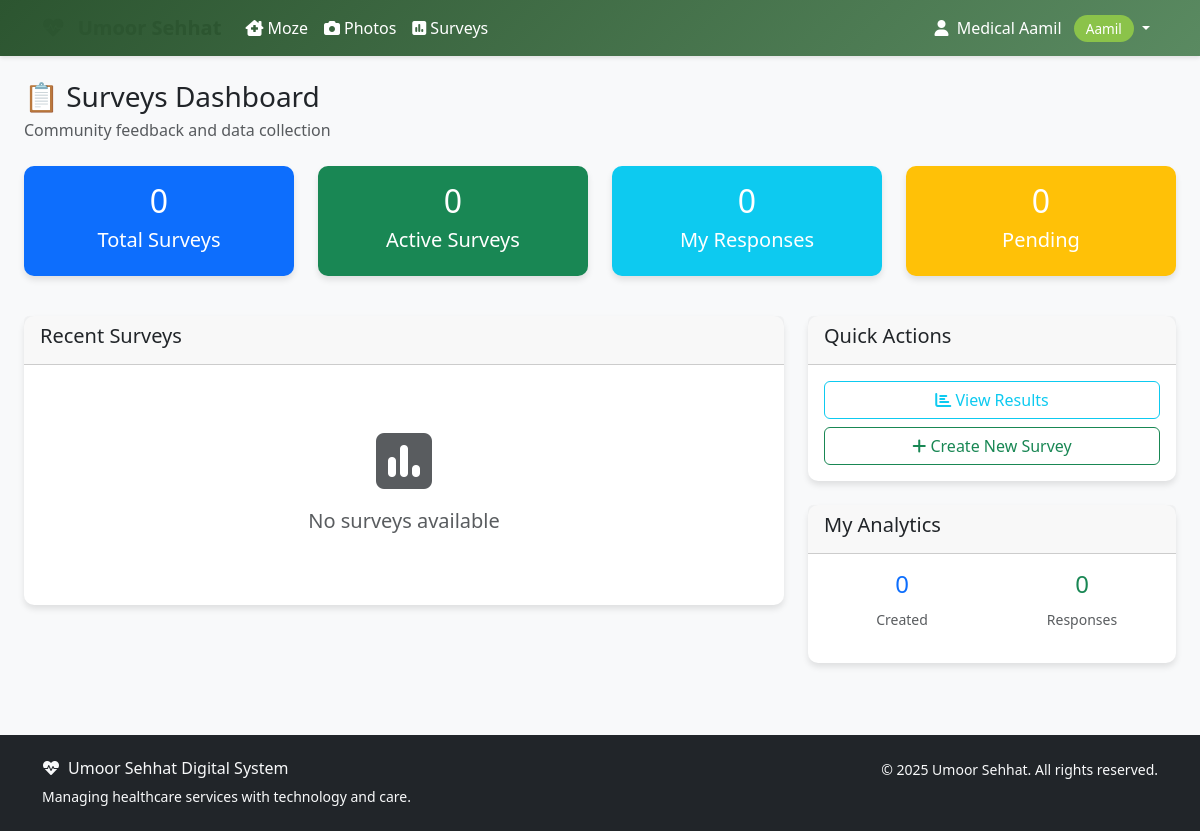
/surveys/ (signed in), run on an earlier commit of the app's database.
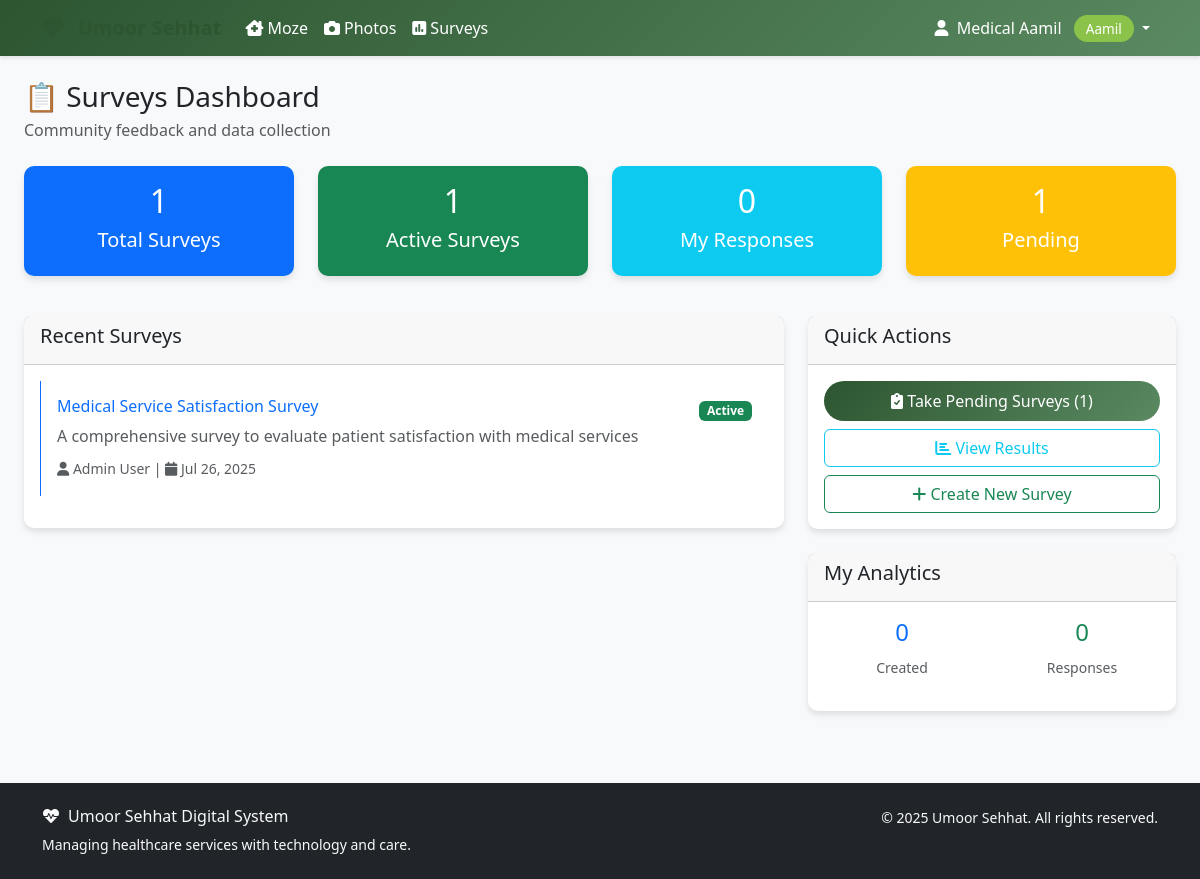
And on a later commit of the database.
### surveys/models.py (models this page shows, shortened)
class Survey(models.Model):
    title = models.CharField(max_length=200)
    description = models.TextField(blank=True, null=True)
    TARGET_ROLE_CHOICES = [
        ('all', 'All Users'),
        ('aamil', 'Aamils'),
        ('moze_coordinator', 'Moze Coordinators'),
        ('doctor', 'Doctors'),
        ('student', 'Students'),
        ('badri_mahal_admin', 'Badri Mahal Admins'),
    ]
    target_role = models.CharField(max_length=20, choices=TARGET_ROLE_CHOICES, default='all')
    questions = models.JSONField(
        default=list,
        help_text='List of questions in JSON format'
    )
    created_by = models.ForeignKey(settings.AUTH_USER_MODEL, on_delete=models.CASCADE, related_name='created_surveys')
    is_active = models.BooleanField(default=True)
    is_anonymous = models.BooleanField(default=False)
    allow_multiple_responses = models.BooleanField(default=False)
    show_results = models.BooleanField(default=False, help_text='Show results to respondents')
    start_date = models.DateTimeField(blank=True, null=True)
    end_date = models.DateTimeField(blank=True, null=True)
    created_at = models.DateTimeField(auto_now_add=True)
    updated_at = models.DateTimeField(auto_now=True)
    class Meta:
        ordering = ['-created_at']
        verbose_name = 'Survey'
        verbose_name_plural = 'Surveys'

### accounts/models.py (models this page shows, shortened)
class User(AbstractUser):
    ROLE_CHOICES = [
        ('aamil', 'Aamil'),
        ('moze_coordinator', 'Moze Coordinator'),
        ('doctor', 'Doctor'),
        ('student', 'Student'),
        ('badri_mahal_admin', 'Badri Mahal Admin'),
    ]
    role = models.CharField(max_length=20, choices=ROLE_CHOICES, default='student')
    its_id = models.CharField(
        max_length=8,
        unique=True,
        null=True,
        blank=True,
        validators=[RegexValidator(
            regex=r'^\d{8}$',
            message='ITS ID must be exactly 8 digits',
            code='invalid_its_id'
        )],
        help_text='8-digit ITS ID'
    )
    phone_number = models.CharField(max_length=15, blank=True, null=True)
    profile_photo = models.ImageField(upload_to='profile_photos/', blank=True, null=True)
    arabic_name = models.CharField(max_length=100, blank=True, null=True)
    age = models.PositiveIntegerField(blank=True, null=True)
    verified_certificate = models.FileField(upload_to='certificates/', blank=True, null=True)
    specialty = models.CharField(max_length=100, blank=True, null=True)
    college = models.CharField(max_length=100, blank=True, null=True)  # For students
    specialization = models.CharField(max_length=100, blank=True, null=True)  # For students
    created_at = models.DateTimeField(auto_now_add=True)
    updated_at = models.DateTimeField(auto_now=True)
    def get_full_name(self):
        if self.arabic_name:
            return self.arabic_name
        return super().get_full_name() or self.username
    @property
    def is_aamil(self):
        return self.role == 'aamil'
    @property
    def is_doctor(self):
        return self.role == 'doctor'
    @property
    def is_student(self):
        return self.role == 'student'
    @property
    def is_admin(self):
        return self.role == 'badri_mahal_admin' or self.is_superuser
    class Meta:
        verbose_name = 'User'
        verbose_name_plural = 'Users'
        ordering = ['first_name', 'last_name']

### surveys/views.py (the view, shortened to what this page needs)
# urls.py: path('', views.survey_dashboard, name='dashboard'),
@login_required
def survey_dashboard(request):
    user = request.user
    if user.role == "admin":
        surveys = Survey.objects.all()
    elif user.role == "aamil" or user.role == "moze_coordinator":
        surveys = Survey.objects.filter(
            Q(created_by=user) |
            Q(target_role=user.role) |
            Q(target_role="all")
        )
    else:
        surveys = Survey.objects.filter(
            Q(target_role=user.role) |
            Q(target_role="all"),
            is_active=True
        )
    total_surveys = surveys.count()
    active_surveys = surveys.filter(is_active=True).count()
    my_responses = SurveyResponse.objects.filter(respondent=user).count()
    pending_surveys = surveys.filter(
        is_active=True,
        end_date__gte=timezone.now()
    ).exclude(
        id__in=SurveyResponse.objects.filter(respondent=user).values('survey_id')
    ).count()
    recent_surveys = surveys.filter(is_active=True).order_by('-created_at')[:5]
    analytics_data = {}
    if user.role == "admin" or user.role == "aamil" or user.role == "moze_coordinator":
        created_surveys = surveys.filter(created_by=user)
        analytics_data = {
            'created_surveys': created_surveys.count(),
            'total_responses': SurveyResponse.objects.filter(survey__in=created_surveys).count(),
            'completion_rate': 0,
        }
    context = {
        'total_surveys': total_surveys,
        'active_surveys': active_surveys,
        'my_responses': my_responses,
        'pending_surveys': pending_surveys,
        'recent_surveys': recent_surveys,
        'analytics_data': analytics_data,
        'user_role': user.get_role_display(),
    }
    return render(request, 'surveys/dashboard.html', context)

### templates/surveys/dashboard.html (shortened to what the changed rows need)
{% extends 'base.html' %}
{% block content %}
<div class="container-fluid">
    <div class="row mb-4">
        <div class="col-12">
            <h1 class="h3 mb-1">📋 Surveys Dashboard</h1>
        </div>
    </div>
    <div class="row mb-4">
        <div class="col-lg-3 col-md-6 mb-3">
            <div class="card bg-primary text-white">
                <div class="card-body text-center">
                    <h2>{{ total_surveys|default:0 }}</h2>
                    <h5>Total Surveys</h5>
                </div>
            </div>
        </div>
        <div class="col-lg-3 col-md-6 mb-3">
            <div class="card bg-success text-white">
                <div class="card-body text-center">
                    <h2>{{ active_surveys|default:0 }}</h2>
                    <h5>Active Surveys</h5>
                </div>
            </div>
        </div>
        <div class="col-lg-3 col-md-6 mb-3">
            <div class="card bg-info text-white">
                <div class="card-body text-center">
                    <h2>{{ my_responses|default:0 }}</h2>
                </div>
            </div>
        </div>
        <div class="col-lg-3 col-md-6 mb-3">
            <div class="card bg-warning text-white">
                <div class="card-body text-center">
                    <h2>{{ pending_surveys|default:0 }}</h2>
                    <h5>Pending</h5>
                </div>
            </div>
        </div>
    </div>
    <div class="row">
        <div class="col-lg-8 mb-4">
            <div class="card">
                <div class="card-body">
                    {% if recent_surveys %}
                        {% for survey in recent_surveys %}
                        <div class="mb-3 p-3 border-start border-primary">
                            <div class="d-flex justify-content-between align-items-start">
                                <div>
                                    <h6><a href="#" class="text-decoration-none">{{ survey.title }}</a></h6>
                                    <p class="text-muted mb-2">{{ survey.description|truncatewords:15 }}</p>
                                    <small class="text-muted">
                                        <i class="fas fa-user"></i> {{ survey.created_by.get_full_name }} |
                                        <i class="fas fa-calendar"></i> {{ survey.created_at|date:"M d, Y" }}
                                    </small>
                                </div>
                                <div>
                                    {% if survey.is_active %}
                                        <span class="badge bg-success">Active</span>
                                    {% else %}
                                        <span class="badge bg-secondary">Inactive</span>
                                    {% endif %}
                                </div>
                            </div>
                        </div>
                        {% endfor %}
                    {% else %}
                        <div class="text-center py-5">
                            <i class="fas fa-poll fa-4x text-muted mb-3"></i>
                            <h5 class="text-muted">No surveys available</h5>
                        </div>
                    {% endif %}
                </div>
            </div>
        </div>
        <div class="col-lg-4">
            <div class="card mb-4">
                <div class="card-body">
                    <div class="d-grid gap-2">
                        {% if pending_surveys > 0 %}
                            <a href="#" class="btn btn-primary">
                                <i class="fas fa-clipboard-check"></i> Take Pending Surveys ({{ pending_surveys }})
                            </a>
                        {% endif %}
                        <a href="#" class="btn btn-outline-info">
                            <i class="fas fa-chart-bar"></i> View Results
                        </a>
                        {% if user.is_admin or user.is_aamil or user.is_moze_coordinator %}
                            <a href="#" class="btn btn-outline-success">
                                <i class="fas fa-plus"></i> Create New Survey
                            </a>
                        {% endif %}
                    </div>
                </div>
            </div>
        </div>
    </div>
</div>
{% endblock %}

What changed in the data, as far as the page shows it:
added Survey: title "Medical Service Satisfaction Survey", description "A comprehensive survey to evaluate patient satisfaction with medical services", created_by.get_full_name "Admin User", created_at "Jul 26, 2025", is_active "Active"
Also different on the page:
{{ total_surveys|default:0 }}: "0" → "1"
{{ active_surveys|default:0 }}: "0" → "1"
{{ pending_surveys|default:0 }}: "0" → "1"
{{ pending_surveys }}: (not shown) → "1"
text no longer shown: "No surveys available"
text now shown: "Take Pending Surveys ( )"
